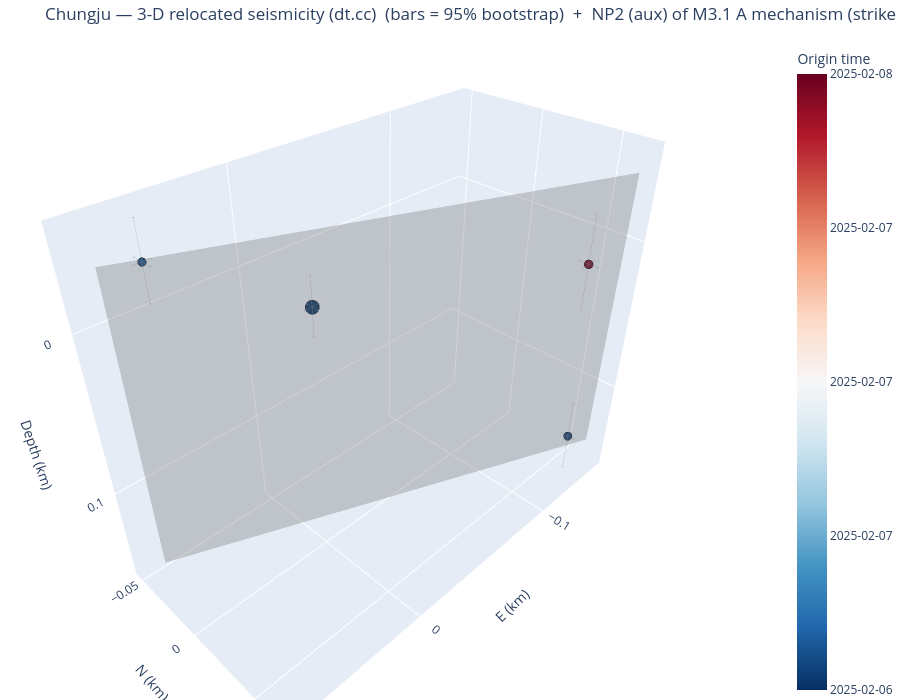

Write notebook code for a chart like this one.
### Markdown cell above
## 5. Seismicity in 3-D (interactive)

`plot_3d_plane` returns an **interactive plotly** 3-D view of the dt.cc hypocentres (relative E–N–depth km,
coloured by origin time, sized by magnitude) with the SVD best-fit fault plane overlaid as a translucent
patch — rotate/zoom to judge planarity and dip. (Interactivity is live in a running notebook; committed
notebooks are output-stripped, and a static export needs the optional `kaleido` package.)

### Code cell
fig3d = viz.plot_3d_plane(cfg, VELMODEL, frame_from=FRAME_FROM, mech_select=MECH_SELECT)
try:                                  # optional static export (needs kaleido); harmless if absent
    fig3d.write_image(f"/tmp/{CLUSTER}_3d.png", scale=2)
except Exception as _e:
    print("(static export skipped — install kaleido for a PNG; the figure is interactive in a live notebook)")
fig3d                                 # <- interactive in JupyterLab: drag to rotate, scroll to zoom

### Figure 1 — Plotly figure (JSON) as saved in the notebook; plotly's stock layout.template omitted (floating-point values rounded to 4 significant figures)
{"data": [{"error_x": {"array": [0.004264, 0.003964, 0.004157, 0.004105], "color": "rgba(80,80,80,0.5)", "thickness": 0.8, "type": "data", "width": 2}, "error_y": {"array": [0.004162, 0.004323, 0.006506, 0.005475], "color": "rgba(80,80,80,0.5)", "thickness": 0.8, "type": "data", "width": 2}, "error_z": {"array": [0.01721, 0.02601, 0.02178, 0.02816], "color": "rgba(80,80,80,0.5)", "thickness": 0.8, "type": "data", "width": 2}, "marker": {"color": [20130.0, 20130.0, 20130.0, 20130.0], "colorbar": {"ticktext": ["2025-02-06", "2025-02-07", "2025-02-07", "2025-02-07", "2025-02-08"], "tickvals": [20130.0, 20130.0, 20130.0, 20130.0, 20130.0], "title": {"text": "Origin time"}}, "colorscale": [[0.0, "rgb(5,48,97)"], [0.1, "rgb(33,102,172)"], [0.2, "rgb(67,147,195)"], [0.3, "rgb(146,197,222)"], [0.4, "rgb(209,229,240)"], [0.5, "rgb(247,247,247)"], [0.6, "rgb(253,219,199)"], [0.7, "rgb(244,165,130)"], [0.8, "rgb(214,96,77)"], [0.9, "rgb(178,24,43)"], [1.0, "rgb(103,0,31)"]], "line": {"color": "black", "width": 0.5}, "opacity": 0.95, "size": [16.4, 9.6, 10.0, 10.4]}, "mode": "markers", "name": "Hypocentres", "text": ["200000  M3.1", "200001  M1.4", "200002  M1.5", "200003  M1.6"], "type": "scatter3d", "x": [0.0, -0.1325, 0.0518, -0.1214], "y": [0.0, 0.0621, -0.046, 0.0638], "z": [0.0, 0.1306, -0.028, 0.0029]}, {"color": "gray", "hoverinfo": "name", "i": [0, 0], "j": [1, 3], "k": [3, 2], "name": "NP2 (aux) of M3.1 A mechanism 114/89", "opacity": 0.3, "showscale": false, "type": "mesh3d", "x": [0.07511, 0.07602, -0.1498, -0.1489], "y": [-0.03548, -0.03343, 0.06503, 0.06708], "z": [0.1432, -0.0404, 0.1432, -0.0404]}], "layout": {"height": 700, "margin": {"b": 0, "l": 0, "r": 0, "t": 40}, "scene": {"aspectmode": "data", "xaxis": {"title": {"text": "E (km)"}}, "yaxis": {"title": {"text": "N (km)"}}, "zaxis": {"autorange": "reversed", "title": {"text": "Depth (km)"}}}, "title": {"text": "Chungju — 3-D relocated seismicity (dt.cc)  (bars = 95% bootstrap)  +  NP2 (aux) of M3.1 A mechanism (strike 114°, dip 89°)"}}}
